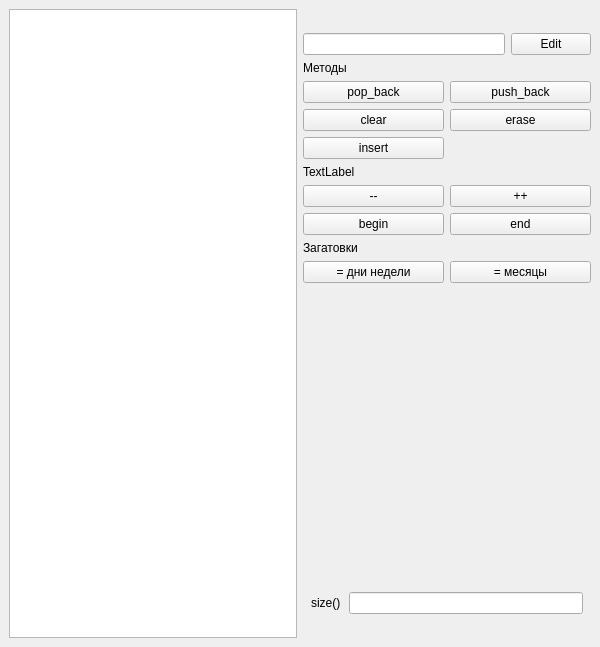
<?xml version="1.0" encoding="UTF-8"?>
<ui version="4.0">
 <class>MainWindow</class>
 <widget class="QMainWindow" name="MainWindow">
  <property name="geometry">
   <rect>
    <x>0</x>
    <y>0</y>
    <width>600</width>
    <height>647</height>
   </rect>
  </property>
  <property name="windowTitle">
   <string>std::vector demo</string>
  </property>
  <widget class="QWidget" name="centralwidget">
   <layout class="QHBoxLayout" name="horizontalLayout_2">
    <item>
     <layout class="QHBoxLayout" name="horizontalLayout" stretch="1,1">
      <item>
       <widget class="QListWidget" name="list_widget"/>
      </item>
      <item>
       <layout class="QVBoxLayout" name="verticalLayout" stretch="0,0,0,0,0,0,0,0,0">
        <property name="topMargin">
         <number>24</number>
        </property>
        <property name="bottomMargin">
         <number>24</number>
        </property>
        <item>
         <layout class="QHBoxLayout" name="horizontalLayout_4" stretch="0,0">
          <item>
           <widget class="QLineEdit" name="txt_elem_content"/>
          </item>
          <item>
           <widget class="QPushButton" name="btn_edit">
            <property name="text">
             <string>Edit</string>
            </property>
           </widget>
          </item>
         </layout>
        </item>
        <item>
         <widget class="QLabel" name="lbl_methods">
          <property name="text">
           <string>Методы</string>
          </property>
         </widget>
        </item>
        <item>
         <layout class="QGridLayout" name="gridLayout">
          <item row="1" column="1">
           <widget class="QPushButton" name="btn_erase">
            <property name="text">
             <string>erase</string>
            </property>
           </widget>
          </item>
          <item row="0" column="0">
           <widget class="QPushButton" name="btn_pop">
            <property name="text">
             <string>pop_back</string>
            </property>
           </widget>
          </item>
          <item row="1" column="0">
           <widget class="QPushButton" name="btn_clear">
            <property name="text">
             <string>clear</string>
            </property>
           </widget>
          </item>
          <item row="0" column="1">
           <widget class="QPushButton" name="btn_push">
            <property name="text">
             <string>push_back</string>
            </property>
           </widget>
          </item>
          <item row="2" column="0">
           <widget class="QPushButton" name="btn_insert">
            <property name="text">
             <string>insert</string>
            </property>
           </widget>
          </item>
         </layout>
        </item>
        <item>
         <widget class="QLabel" name="lbl_iter">
          <property name="text">
           <string>TextLabel</string>
          </property>
         </widget>
        </item>
        <item>
         <layout class="QGridLayout" name="gridLayout_3">
          <item row="0" column="0">
           <widget class="QPushButton" name="btn_prev">
            <property name="text">
             <string>--</string>
            </property>
           </widget>
          </item>
          <item row="1" column="0">
           <widget class="QPushButton" name="btn_begin">
            <property name="text">
             <string>begin</string>
            </property>
           </widget>
          </item>
          <item row="0" column="1">
           <widget class="QPushButton" name="btn_next">
            <property name="text">
             <string>++</string>
            </property>
           </widget>
          </item>
          <item row="1" column="1">
           <widget class="QPushButton" name="btn_end">
            <property name="text">
             <string>end</string>
            </property>
           </widget>
          </item>
         </layout>
        </item>
        <item>
         <widget class="QLabel" name="lbl_templates">
          <property name="text">
           <string>Загатовки</string>
          </property>
         </widget>
        </item>
        <item>
         <layout class="QGridLayout" name="gridLayout_2">
          <item row="0" column="0">
           <widget class="QPushButton" name="btn_weekday">
            <property name="text">
             <string>= дни недели</string>
            </property>
           </widget>
          </item>
          <item row="0" column="1">
           <widget class="QPushButton" name="btn_month">
            <property name="text">
             <string>= месяцы</string>
            </property>
           </widget>
          </item>
         </layout>
        </item>
        <item>
         <spacer name="verticalSpacer">
          <property name="orientation">
           <enum>Qt::Orientation::Vertical</enum>
          </property>
          <property name="sizeHint" stdset="0">
           <size>
            <width>20</width>
            <height>40</height>
           </size>
          </property>
         </spacer>
        </item>
        <item>
         <layout class="QHBoxLayout" name="horizontalLayout_3">
          <property name="spacing">
           <number>8</number>
          </property>
          <property name="leftMargin">
           <number>8</number>
          </property>
          <property name="rightMargin">
           <number>8</number>
          </property>
          <item>
           <widget class="QLabel" name="lbl_size">
            <property name="text">
             <string>size()</string>
            </property>
           </widget>
          </item>
          <item>
           <widget class="QLineEdit" name="txt_size"/>
          </item>
         </layout>
        </item>
       </layout>
      </item>
     </layout>
    </item>
   </layout>
  </widget>
 </widget>
 <resources/>
 <connections/>
</ui>
